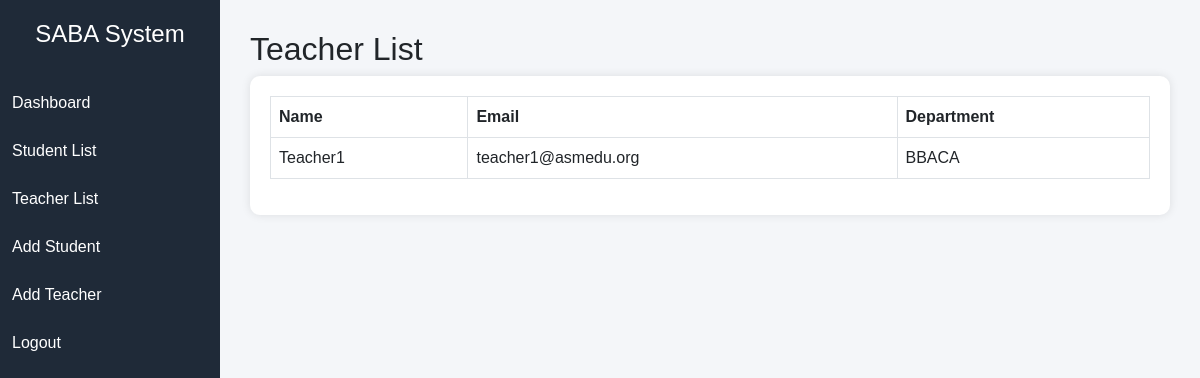
Page /teacher_list (signed in) on the earlier database version.
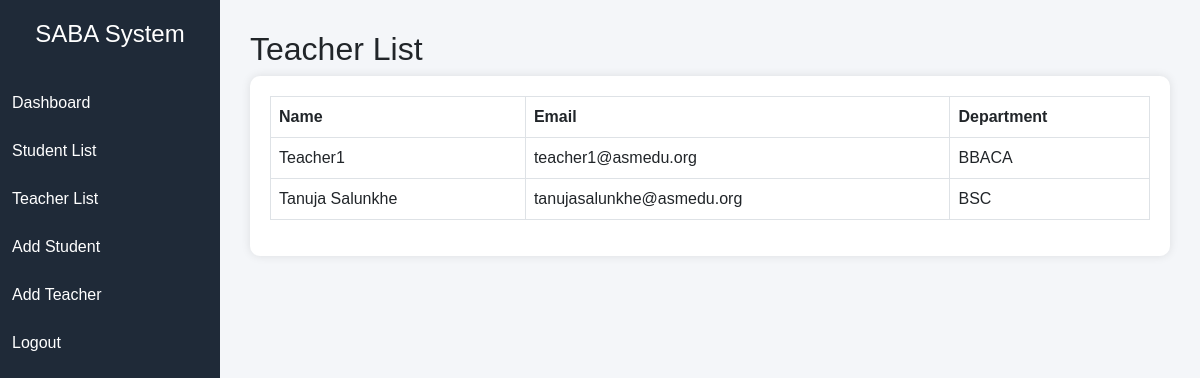
Same page on the later database version.
### tables this page shows
CREATE TABLE users(
    id INTEGER PRIMARY KEY AUTOINCREMENT,
    name TEXT,
    email TEXT UNIQUE,
    password TEXT,
    role TEXT,
    department TEXT,
    year TEXT
);

### app.py (the view)
@app.route("/teacher_list")
def teacher_list():
    if session.get("role") != "admin":
        return redirect("/")
    conn = sqlite3.connect("saba.db")
    cursor = conn.cursor()
    cursor.execute("""
    SELECT name, email, department
    FROM users
    WHERE role='teacher'
    """)
    teachers = cursor.fetchall()
    conn.close()
    return render_template("teacher_list.html", teachers=teachers)

### templates/teacher_list.html (shortened to what this page needs)
<!DOCTYPE html>
<html>
<head>
<link rel="stylesheet"
href="https://cdn.jsdelivr.net/npm/bootstrap@5.3.0/dist/css/bootstrap.min.css">
</head>
<body>
<div class="sidebar">
<h4>SABA System</h4>
<a href="/admin">Dashboard</a>
<a href="/student_list">Student List</a>
<a href="/teacher_list">Teacher List</a>
<a href="/add_student">Add Student</a>
<a href="/add_teacher">Add Teacher</a>
<a href="/logout">Logout</a>
</div>
<div class="main">
<h2>Teacher List</h2>
<div class="table-box">
<table class="table table-bordered">
<tr>
<th>Name</th>
<th>Email</th>
<th>Department</th>
</tr>
{% for t in teachers %}
<tr>
<td>{{ t[0] }}</td>
<td>{{ t[1] }}</td>
<td>{{ t[2] }}</td>
</tr>
{% endfor %}
</table>
</div>
</div>
</body>
</html>

Differences in the rows shown:
added users: name "Tanuja Salunkhe", email "tanujasalunkhe@asmedu.org", department "BSC"
